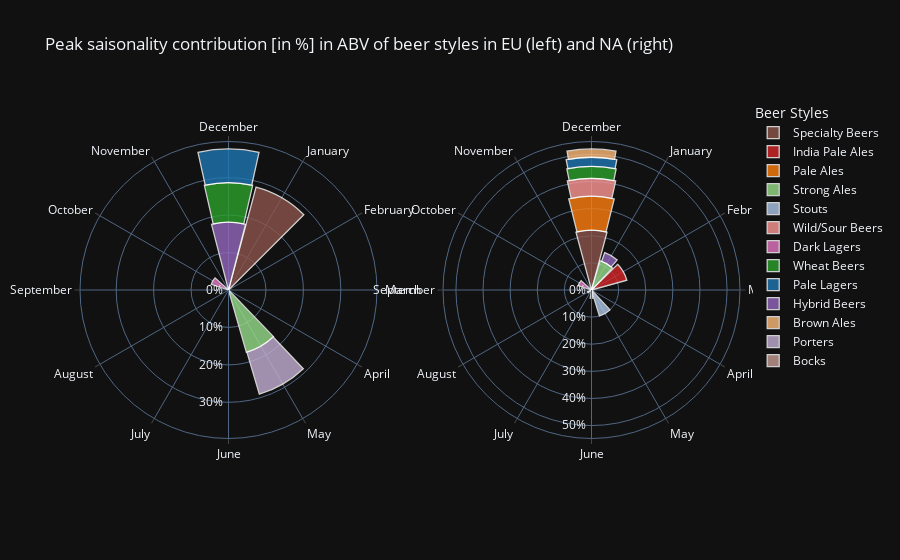

The notebook cell this image was saved under:
### Code cell
import plotly.graph_objects as go
from plotly.subplots import make_subplots

# Create a dictionary to map month names to corresponding angles
month_angles = {
    'January': 60,
    'February': 30,
    'March': 0,
    'April': 330,
    'May': 300,
    'June': 270,
    'July': 240,
    'August': 210,
    'September': 180,
    'October': 150,
    'November': 120,
    'December': 90
}

# Create traces for EU and NA for each style
traces_EU = []
for val, style in enumerate(max_df_EU['style']):
    trace = go.Barpolar(
        r=max_df_EU[max_df_EU['style'] == style]['normalized_max'],
        theta=[month_angles[month] for month in max_df_EU[max_df_EU['style'] == style]['phase']], 
        text=max_df_EU[max_df_EU['style'] == style]['style'],
        name=style,
        marker_color=max_df_EU[max_df_EU['style'] == style]['hex_color'], 
        marker_line_color="white",
        marker_line_width=1.3,
        opacity=0.8,
        legendgroup=style, # group styles together in legend for both subplots to link the legend with both subplots for interaction
        showlegend=False, # only show legend for NA, since it covers all styles in EU as well
        width=30-val # reduce the width slightly per iteration to narrow it down a bit for the stacked bars
    )
    traces_EU.append(trace)

traces_NA = []
for val, style in enumerate(max_df_NA['style']):
    trace = go.Barpolar(
        r=max_df_NA[max_df_NA['style'] == style]['normalized_max'],
        theta=[month_angles[month] for month in max_df_NA[max_df_NA['style'] == style]['phase']],
        text=max_df_NA[max_df_NA['style'] == style]['style'],
        name=style,
        marker_color=max_df_NA[max_df_NA['style'] == style]['hex_color'],
        marker_line_color="white",
        marker_line_width=1.3,
        opacity=0.8,
        legendgroup=style,
        width=30-val
    )
    traces_NA.append(trace)

# create two subplots for EU and NA using make_subplots
fig = make_subplots(
    rows=1, cols=2,
    specs=[[{"type": "polar"}, {"type": "polar"}]]
)
for trace in traces_EU:
    fig.add_trace(trace, row=1, col=1)
for trace in traces_NA:
    fig.add_trace(trace, row=1, col=2)

# Update layout for EU and NA
fig.update_layout(
    template='plotly_dark',
    polar1=dict(
        radialaxis=dict(range=[0, max_df_EU[max_df_EU['phase'] == 'December'].sum()], tick0=0, dtick=0.1, tickangle=270, angle=270, 
                        tickformat='.0%', hoverformat='.2%'), 
        # NOTE: tick format for better readability, hover format for higher accuracy when hovering over the bars, also tick in -y direction to not obscure any bars
        angularaxis=dict(showticklabels=True, ticks='outside', tickvals=list(month_angles.values()), ticktext=list(month_angles.keys()))
    ),
    polar2=dict(
        radialaxis=dict(range=[0, max_df_NA[max_df_NA['phase'] == 'December'].sum()], tick0=0, dtick=0.1, tickangle=270, angle=270, 
                        tickformat='.0%', hoverformat='.2%'),
        angularaxis=dict(showticklabels=True, ticks='outside', tickvals=list(month_angles.values()), ticktext=list(month_angles.keys()))
    ),
    # subplot titles unsuited for this, because of spacing issue due to printing the months outside the plot
    title_text='Peak saisonality contribution [in %] in ABV of beer styles in EU (left) and NA (right)', 
    barmode='stack', # stacked barplot 
    legend_title="Beer Styles",
    legend_tracegroupgap=0 # minimise gap between legend entries which is by default increased due to grouping
)

fig.show()

### Figure 1 — Plotly figure (JSON) as saved in the notebook; plotly's stock layout.template omitted (floating-point values rounded to 4 significant figures)
{"data": [{"legendgroup": "Specialty Beers", "marker": {"color": ["#8C564B"], "line": {"color": "white", "width": 1.3}}, "name": "Specialty Beers", "opacity": 0.8, "r": [0.2845], "showlegend": false, "subplot": "polar", "text": ["Specialty Beers"], "theta": [60], "type": "barpolar", "width": 30}, {"legendgroup": "Hybrid Beers", "marker": {"color": ["#9467BD"], "line": {"color": "white", "width": 1.3}}, "name": "Hybrid Beers", "opacity": 0.8, "r": [0.1812], "showlegend": false, "subplot": "polar", "text": ["Hybrid Beers"], "theta": [90], "type": "barpolar", "width": 29}, {"legendgroup": "Strong Ales", "marker": {"color": ["#98DF8A"], "line": {"color": "white", "width": 1.3}}, "name": "Strong Ales", "opacity": 0.8, "r": [0.1731], "showlegend": false, "subplot": "polar", "text": ["Strong Ales"], "theta": [300], "type": "barpolar", "width": 28}, {"legendgroup": "Porters", "marker": {"color": ["#C5B0D5"], "line": {"color": "white", "width": 1.3}}, "name": "Porters", "opacity": 0.8, "r": [0.1172], "showlegend": false, "subplot": "polar", "text": ["Porters"], "theta": [300], "type": "barpolar", "width": 27}, {"legendgroup": "Wheat Beers", "marker": {"color": ["#2CA02C"], "line": {"color": "white", "width": 1.3}}, "name": "Wheat Beers", "opacity": 0.8, "r": [0.1057], "showlegend": false, "subplot": "polar", "text": ["Wheat Beers"], "theta": [90], "type": "barpolar", "width": 26}, {"legendgroup": "Pale Lagers", "marker": {"color": ["#1F77B4"], "line": {"color": "white", "width": 1.3}}, "name": "Pale Lagers", "opacity": 0.8, "r": [0.08993], "showlegend": false, "subplot": "polar", "text": ["Pale Lagers"], "theta": [90], "type": "barpolar", "width": 25}, {"legendgroup": "Dark Lagers", "marker": {"color": ["#E377C2"], "line": {"color": "white", "width": 1.3}}, "name": "Dark Lagers", "opacity": 0.8, "r": [0.04849], "showlegend": false, "subplot": "polar", "text": ["Dark Lagers"], "theta": [150], "type": "barpolar", "width": 24}, {"legendgroup": "Specialty Beers", "marker": {"color": ["#8C564B"], "line": {"color": "white", "width": 1.3}}, "name": "Specialty Beers", "opacity": 0.8, "r": [0.221], "subplot": "polar2", "text": ["Specialty Beers"], "theta": [90], "type": "barpolar", "width": 30}, {"legendgroup": "India Pale Ales", "marker": {"color": ["#D62728"], "line": {"color": "white", "width": 1.3}}, "name": "India Pale Ales", "opacity": 0.8, "r": [0.1351], "subplot": "polar2", "text": ["India Pale Ales"], "theta": [30], "type": "barpolar", "width": 29}, {"legendgroup": "Pale Ales", "marker": {"color": ["#FF7F0E"], "line": {"color": "white", "width": 1.3}}, "name": "Pale Ales", "opacity": 0.8, "r": [0.1251], "subplot": "polar2", "text": ["Pale Ales"], "theta": [90], "type": "barpolar", "width": 28}, {"legendgroup": "Strong Ales", "marker": {"color": ["#98DF8A"], "line": {"color": "white", "width": 1.3}}, "name": "Strong Ales", "opacity": 0.8, "r": [0.1121], "subplot": "polar2", "text": ["Strong Ales"], "theta": [60], "type": "barpolar", "width": 27}, {"legendgroup": "Stouts", "marker": {"color": ["#AEC7E8"], "line": {"color": "white", "width": 1.3}}, "name": "Stouts", "opacity": 0.8, "r": [0.1002], "subplot": "polar2", "text": ["Stouts"], "theta": [300], "type": "barpolar", "width": 26}, {"legendgroup": "Wild/Sour Beers", "marker": {"color": ["#FF9896"], "line": {"color": "white", "width": 1.3}}, "name": "Wild/Sour Beers", "opacity": 0.8, "r": [0.06585], "subplot": "polar2", "text": ["Wild/Sour Beers"], "theta": [90], "type": "barpolar", "width": 25}, {"legendgroup": "Dark Lagers", "marker": {"color": ["#E377C2"], "line": {"color": "white", "width": 1.3}}, "name": "Dark Lagers", "opacity": 0.8, "r": [0.05176], "subplot": "polar2", "text": ["Dark Lagers"], "theta": [150], "type": "barpolar", "width": 24}, {"legendgroup": "Wheat Beers", "marker": {"color": ["#2CA02C"], "line": {"color": "white", "width": 1.3}}, "name": "Wheat Beers", "opacity": 0.8, "r": [0.04371], "subplot": "polar2", "text": ["Wheat Beers"], "theta": [90], "type": "barpolar", "width": 23}, {"legendgroup": "Pale Lagers", "marker": {"color": ["#1F77B4"], "line": {"color": "white", "width": 1.3}}, "name": "Pale Lagers", "opacity": 0.8, "r": [0.03383], "subplot": "polar2", "text": ["Pale Lagers"], "theta": [90], "type": "barpolar", "width": 22}, {"legendgroup": "Hybrid Beers", "marker": {"color": ["#9467BD"], "line": {"color": "white", "width": 1.3}}, "name": "Hybrid Beers", "opacity": 0.8, "r": [0.03382], "subplot": "polar2", "text": ["Hybrid Beers"], "theta": [60], "type": "barpolar", "width": 21}, {"legendgroup": "Brown Ales", "marker": {"color": ["#FFBB78"], "line": {"color": "white", "width": 1.3}}, "name": "Brown Ales", "opacity": 0.8, "r": [0.0308], "subplot": "polar2", "text": ["Brown Ales"], "theta": [90], "type": "barpolar", "width": 20}, {"legendgroup": "Porters", "marker": {"color": ["#C5B0D5"], "line": {"color": "white", "width": 1.3}}, "name": "Porters", "opacity": 0.8, "r": [0.03069], "subplot": "polar2", "text": ["Porters"], "theta": [270], "type": "barpolar", "width": 19}, {"legendgroup": "Bocks", "marker": {"color": ["#C49C94"], "line": {"color": "white", "width": 1.3}}, "name": "Bocks", "opacity": 0.8, "r": [0.01602], "subplot": "polar2", "text": ["Bocks"], "theta": [210], "type": "barpolar", "width": 18}], "layout": {"barmode": "stack", "legend": {"title": {"text": "Beer Styles"}, "tracegroupgap": 0}, "polar": {"angularaxis": {"showticklabels": true, "ticks": "outside", "ticktext": ["January", "February", "March", "April", "May", "June", "July", "August", "September", "October", "November", "December"], "tickvals": [60, 30, 0, 330, 300, 270, 240, 210, 180, 150, 120, 90]}, "domain": {"x": [0, 0.45], "y": [0, 1]}, "radialaxis": {"angle": -90, "dtick": 0.1, "hoverformat": ".2%", "range": [0, ["Hybrid BeersWheat BeersPale Lagers", 13.06, 195, [0.5804, 0.4039, 0.7412, 0.1725, 0.6275, 0.1725, 0.1216, 0.4667, 0.7059], "DecemberDecemberDecember", 826919, 0.2584, 0.3768, "#9467BD#2CA02C#1F77B4"]], "tick0": 0, "tickangle": -90, "tickformat": ".0%"}}, "polar2": {"angularaxis": {"showticklabels": true, "ticks": "outside", "ticktext": ["January", "February", "March", "April", "May", "June", "July", "August", "September", "October", "November", "December"], "tickvals": [60, 30, 0, 330, 300, 270, 240, 210, 180, 150, 120, 90]}, "domain": {"x": [0.55, 1], "y": [0, 1]}, "radialaxis": {"angle": -90, "dtick": 0.1, "hoverformat": ".2%", "range": [0, ["Specialty BeersPale AlesWild/Sour BeersWheat BeersPale LagersBrown Ales", 47.16, 390, [0.549, 0.3373, 0.2941, 1, 0.498, 0.0549, 1, 0.5961, 0.5882, 0.1725, 0.6275, 0.1725, 0.1216, 0.4667, 0.7059, 1, 0.7333, 0.4706], "DecemberDecemberDecemberDecemberDecemberDecember", 4435967, 0.4064, 0.5203, "#8C564B#FF7F0E#FF9896#2CA02C#1F77B4#FFBB78"]], "tick0": 0, "tickangle": -90, "tickformat": ".0%"}}, "title": {"text": "Peak saisonality contribution [in %] in ABV of beer styles in EU (left) and NA (right)"}}}
